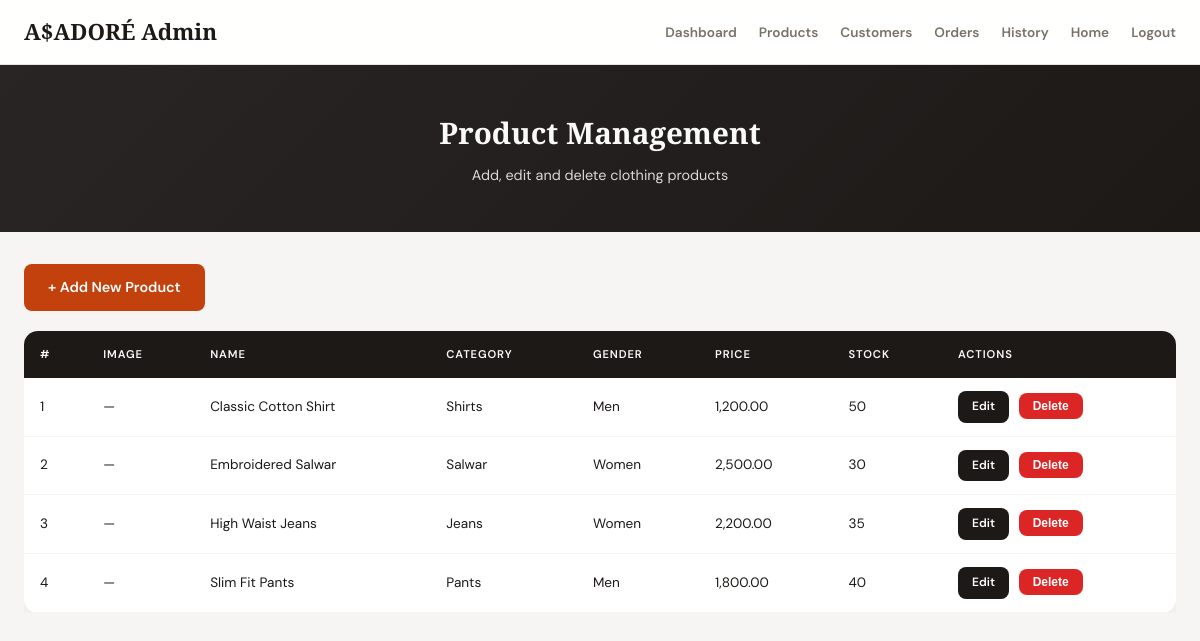
/view/admin_products.php (signed in), run on the app's committed database.
### tables this page shows
CREATE TABLE IF NOT EXISTS products (
    id INT AUTO_INCREMENT PRIMARY KEY,
    name VARCHAR(150) NOT NULL,
    description TEXT,
    size_chart TEXT,
    price DECIMAL(10,2) NOT NULL,
    category_id INT,
    image_path VARCHAR(255),
    stock INT NOT NULL DEFAULT 0,
    gender ENUM('Men','Women') NOT NULL,
    created_at TIMESTAMP DEFAULT CURRENT_TIMESTAMP,
    FOREIGN KEY (category_id) REFERENCES categories(id)
);

CREATE TABLE IF NOT EXISTS categories (
    id INT AUTO_INCREMENT PRIMARY KEY,
    name VARCHAR(100) NOT NULL,
    parent_id INT DEFAULT NULL,
    created_at TIMESTAMP DEFAULT CURRENT_TIMESTAMP,
    FOREIGN KEY (parent_id) REFERENCES categories(id) ON DELETE SET NULL
);

### control/admin_products_process.php (called while the page is built, shortened)
<?php
include_once '../model/mydb.php';
$mydb    = new MyDB();
$conn    = $mydb->createConn();
$products = $mydb->getAllProducts($conn);
?>

### model/mydb.php (called while the page is built, shortened)
<?php
class MyDB {
    function getAllProducts($conn){
        $sql = "SELECT products.*, categories.name AS category_name
                FROM products
                LEFT JOIN categories ON products.category_id = categories.id
                ORDER BY products.name";
        return $conn->query($sql);
    }
}
?>

### view/admin_products.php (the view, shortened to what this page needs)
<?php include '../control/admin_products_process.php'; include_once '../control/app.php'; ?>
<!DOCTYPE html>
<html lang="en">
<head>
    <link rel="stylesheet" href="../css/task2_style.css">
</head>
<body>
<nav>
    <div class="nav-inner">
        <a class="nav-brand" href="admin_dashboard.php">A$ADORÉ Admin</a>
        <div class="nav-links">
            <a href="admin_dashboard.php">Dashboard</a>
            <a href="admin_products.php">Products</a>
            <a href="admin_customers.php">Customers</a>
            <a href="admin_orders.php">Orders</a>
            <a href="admin_history.php">History</a>
            <a href="Home.php">Home</a>
            <a href="../control/logout_process.php">Logout</a>
        </div>
    </div>
</nav>
<div class="page-header">
    <h1>Product Management</h1>
    <p>Add, edit and delete clothing products</p>
</div>
<div class="main-container">
    <a class="btn-add" href="admin_product_form.php">+ Add New Product</a>
    <?php if($products->num_rows == 0){ ?>
        <div class="no-results">No products found.</div>
    <?php } else { ?>
    <div class="admin-table-wrapper">
        <table class="admin-table">
            <thead>
                <tr><th>#</th><th>Image</th><th>Name</th><th>Category</th><th>Gender</th><th>Price</th><th>Stock</th><th>Actions</th></tr>
            </thead>
            <tbody>
            <?php $i=1; while($p = $products->fetch_assoc()){ ?>
                <tr>
                    <td><?php echo $i++; ?></td>
                    <td><?php if(!empty($p["image_path"])){ ?><img class="product-thumb" src="<?php echo PRODUCT_UPLOAD_WEB . htmlspecialchars($p["image_path"]); ?>"><?php } else { echo "—"; } ?></td>
                    <td><?php echo htmlspecialchars($p["name"]); ?></td>
                    <td><?php echo htmlspecialchars($p["category_name"] ?? "—"); ?></td>
                    <td><?php echo htmlspecialchars($p["gender"]); ?></td>
                    <td><?php echo number_format($p["price"],2); ?></td>
                    <td><?php echo (int)$p["stock"]; ?></td>
                    <td>
                        <a class="btn-action btn-edit-sm" href="admin_product_form.php?id=<?php echo $p["id"]; ?>">Edit</a>
                        <form method="post" style="display:inline;" onsubmit="return confirmDelete('product')">
                            <button type="submit" name="delete_product" class="btn-action btn-delete-sm">Delete</button>
                        </form>
                    </td>
                </tr>
            <?php } ?>
            </tbody>
        </table>
    </div>
    <?php } ?>
</div>
</body>
</html>

### css/task2_style.css (style rules this page uses)
:root { --bg: #f6f5f3; --surface: #ffffff; --text: #1c1917; --text-muted: #78716c; --primary: #1c1917; --accent: #c2410c; --accent-hover: #9a3412; --accent-soft: #ffedd5; --border: #e7e5e4; --shadow: 0 4px 24px rgba(28, 25, 23, 0.06); --shadow-hover: 0 12px 40px rgba(28, 25, 23, 0.12); --radius: 14px; --radius-sm: 8px; --nav-h: 64px; --font: 'DM Sans', system-ui, sans-serif; --font-display: 'Playfair Display', Georgia, serif; }
* { box-sizing: border-box; margin: 0; padding: 0; }
body { font-family: var(--font); background: var(--bg); color: var(--text); font-size: 15px; line-height: 1.65; }
nav { background: rgba(255, 255, 255, 0.92); border-bottom: 1px solid var(--border); position: sticky; top: 0; z-index: 200; backdrop-filter: blur(12px); }
.nav-inner { display: flex; align-items: center; justify-content: space-between; max-width: 1200px; margin: 0 auto; padding: 0 24px; height: var(--nav-h); }
.nav-brand { font-family: var(--font-display); color: var(--primary); font-size: 1.4rem; font-weight: 700; text-decoration: none; }
.nav-links a { color: var(--text-muted); margin-left: 18px; text-decoration: none; font-weight: 600; font-size: 0.85rem; transition: color 0.2s; }
.page-header { background: linear-gradient(135deg, #292524 0%, #1c1917 100%); color: #fafaf9; text-align: center; padding: 44px 24px; margin-bottom: 32px; }
.page-header h1 { font-family: var(--font-display); font-size: 1.85rem; margin-bottom: 6px; }
.page-header p { font-size: 0.9rem; opacity: 0.85; }
.main-container { max-width: 1200px; margin: 0 auto; padding: 0 24px 48px; }
.admin-table-wrapper { overflow-x: auto; margin-bottom: 24px; }
.admin-table { width: 100%; border-collapse: collapse; background: var(--surface); border-radius: var(--radius); overflow: hidden; box-shadow: var(--shadow); font-size: 0.85rem; }
.admin-table thead tr { background: var(--primary); color: #fafaf9; }
.admin-table thead th { padding: 14px 16px; text-align: left; font-size: 0.7rem; text-transform: uppercase; letter-spacing: 0.08em; font-weight: 600; }
.admin-table tbody tr { border-bottom: 1px solid #f5f5f4; transition: background 0.15s; }
.admin-table td { padding: 13px 16px; vertical-align: middle; }
.btn-action { display: inline-block; padding: 6px 14px; border-radius: var(--radius-sm); font-size: 0.75rem; font-weight: 600; cursor: pointer; border: 0; text-decoration: none; transition: opacity 0.2s, transform 0.15s; }
.btn-edit-sm { background: var(--primary); color: #fff; }
.btn-delete-sm { background: #dc2626; color: #fff; margin-left: 6px; }
.btn-add { display: inline-block; background: var(--accent); color: #fff; padding: 12px 24px; border-radius: var(--radius-sm); text-decoration: none; font-weight: 600; font-size: 0.9rem; margin-bottom: 20px; transition: background 0.2s; }

### data on the page
products: name "Classic Cotton Shirt", category.name "Shirts", gender "Men", price "1,200.00", stock "50"
products: name "Embroidered Salwar", category.name "Salwar", gender "Women", price "2,500.00", stock "30"
products: name "High Waist Jeans", category.name "Jeans", gender "Women", price "2,200.00", stock "35"
products: name "Slim Fit Pants", category.name "Pants", gender "Men", price "1,800.00", stock "40"
